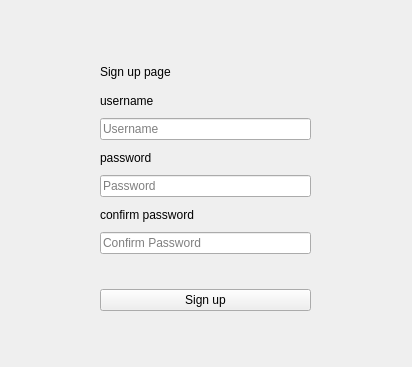
<?xml version="1.0" encoding="UTF-8"?>
<ui version="4.0">
 <class>MainWindow</class>
 <widget class="QMainWindow" name="MainWindow">
  <property name="geometry">
   <rect>
    <x>0</x>
    <y>0</y>
    <width>412</width>
    <height>367</height>
   </rect>
  </property>
  <property name="windowTitle">
   <string>MainWindow</string>
  </property>
  <widget class="QWidget" name="centralwidget">
   <widget class="QWidget" name="verticalLayoutWidget">
    <property name="geometry">
     <rect>
      <x>100</x>
      <y>60</y>
      <width>211</width>
      <height>251</height>
     </rect>
    </property>
    <layout class="QVBoxLayout" name="verticalLayout">
     <item>
      <widget class="QLabel" name="label">
       <property name="text">
        <string>Sign up page</string>
       </property>
      </widget>
     </item>
     <item>
      <widget class="QLabel" name="label_2">
       <property name="text">
        <string>username</string>
       </property>
      </widget>
     </item>
     <item>
      <widget class="QLineEdit" name="username_entry">
       <property name="text">
        <string/>
       </property>
       <property name="placeholderText">
        <string>Username</string>
       </property>
      </widget>
     </item>
     <item>
      <widget class="QLabel" name="label_3">
       <property name="text">
        <string>password</string>
       </property>
      </widget>
     </item>
     <item>
      <widget class="QLineEdit" name="password_entry">
       <property name="echoMode">
        <enum>QLineEdit::Password</enum>
       </property>
       <property name="placeholderText">
        <string>Password</string>
       </property>
      </widget>
     </item>
     <item>
      <widget class="QLabel" name="label_4">
       <property name="text">
        <string>confirm password</string>
       </property>
      </widget>
     </item>
     <item>
      <widget class="QLineEdit" name="confirm_password">
       <property name="echoMode">
        <enum>QLineEdit::Password</enum>
       </property>
       <property name="placeholderText">
        <string>Confirm Password</string>
       </property>
      </widget>
     </item>
     <item>
      <widget class="QLabel" name="errorlabel">
       <property name="styleSheet">
        <string notr="true">color:rgb(255, 0, 0)</string>
       </property>
       <property name="text">
        <string/>
       </property>
      </widget>
     </item>
     <item>
      <widget class="QPushButton" name="submit_form">
       <property name="text">
        <string>Sign up</string>
       </property>
      </widget>
     </item>
    </layout>
   </widget>
  </widget>
 </widget>
 <resources/>
 <connections/>
</ui>
